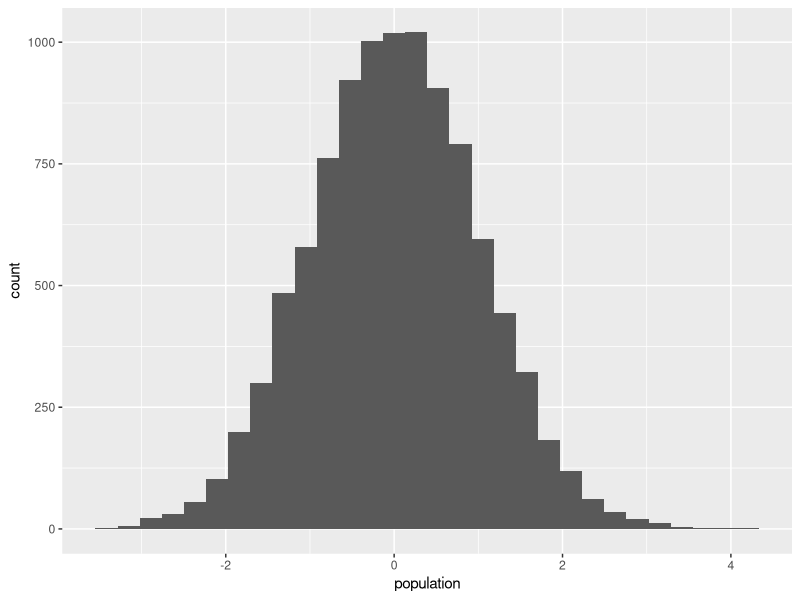
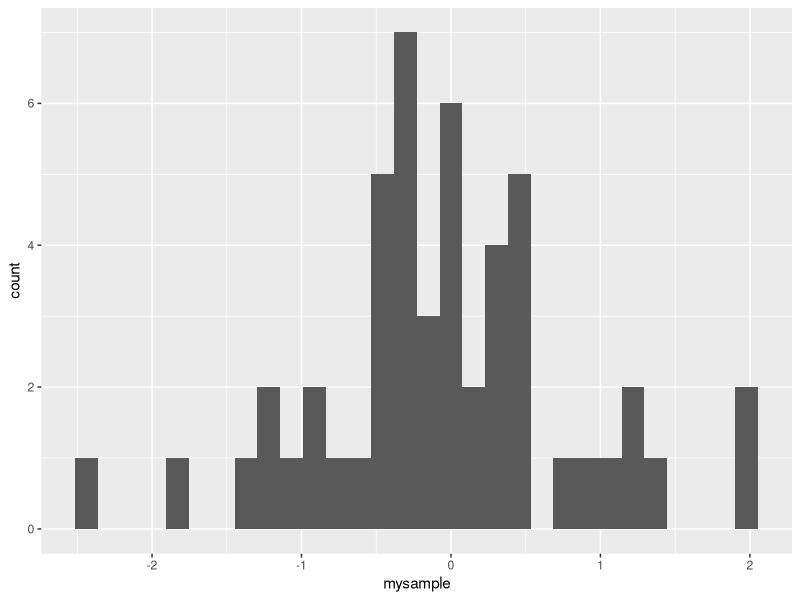
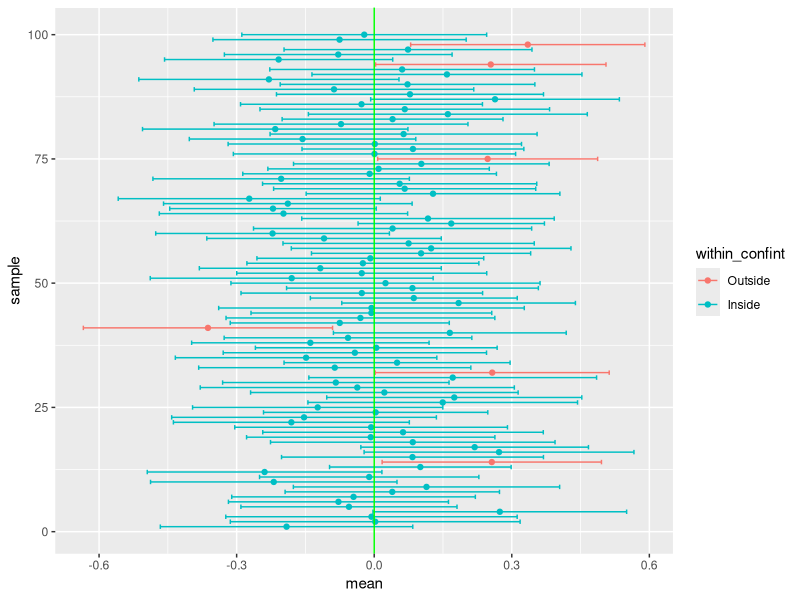
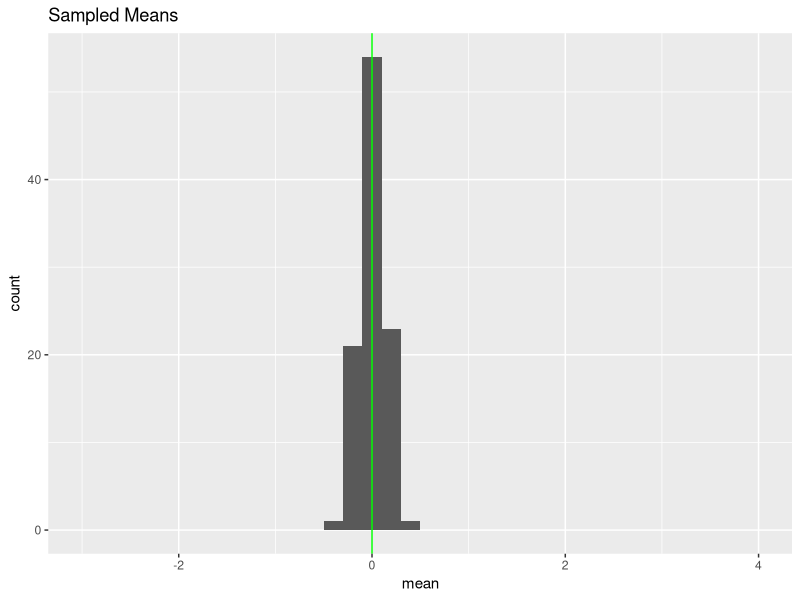
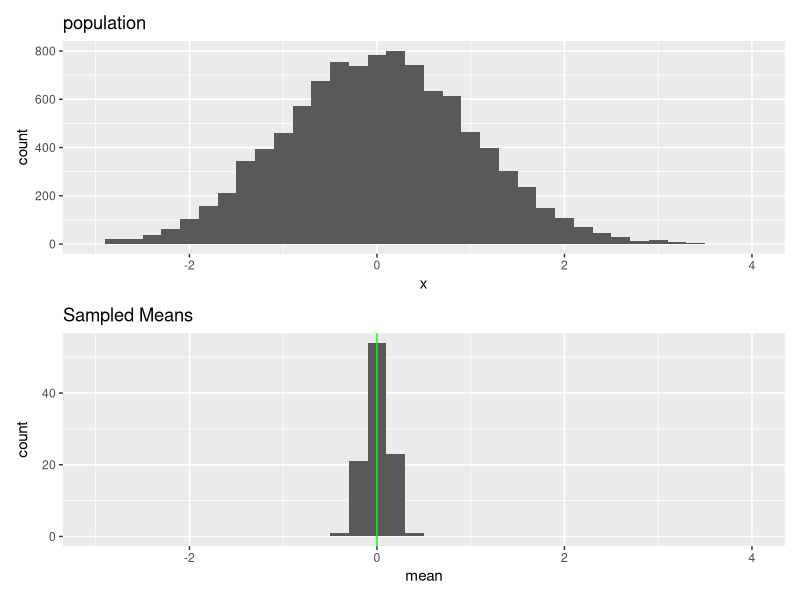

Source code (R) for these figures, in order:
## ---- chunk 1

knitr::opts_chunk$set(message=F, warning=F, comment=NA) #these are just Rmarkdown visual options

## ---- chunk 2

library(ggplot2)

## ---- chunk 3

#random generation for the normal distribution with mean equal to mean and standard deviation equal to sd.
population <- rnorm(10000, mean=0, sd=1)

ggplot() + geom_histogram(aes(population)) #do a simple histogram
## ---- chunk 4
sample_size <- 50 # you can play around with this number

mysample <- sample(population, sample_size) #take a data + a sample size 

ggplot() + geom_histogram(aes(mysample)) #do a simple histogram

## ---- chunk 5
summary(mysample)
## ---- chunk 6

size = 100

#this creates a dataframe with fix parameters (do not need to understand this code)
#rep() juste repeat a number over the number of time you want

# this is are all random number has placeholder for later
mySampleRes <- data.frame(mean=rep(0,size),
                          sd=rep(1,size),
                          sample = rep(NA,size),
                          se=rep(1/sqrt(10),size), 
                          confintLow=rep(0,size),
                          confintHi=rep(0,size))

head(mySampleRes) # all rows are the same for now
## ---- chunk 7

#loop through each row

for (i in 1:size){
  mysample <- sample(population, sample_size)#sample from population, same as above
  mySampleRes$sample[i] <- i #assign an incemental index 
  mySampleRes$mean[i] <- mean(mysample) #calculate the mean of this random sample
  mySampleRes$sd[i] <- sd(mysample) #calculate the standard deviation of this random sample
  mySampleRes$se[i] <- mySampleRes$sd[i]/sqrt(sample_size) #calculate the sampling error of this random sample
  mySampleRes$confintLow[i] <- mySampleRes$mean[i]-1.96*mySampleRes$se[i] #calculate the lower 95% confidence interval of this random sample
  mySampleRes$confintHi[i] <- mySampleRes$mean[i]+1.96*mySampleRes$se[i] #calculate the upper 95% confidence interval of this random sample
}

head(mySampleRes)


# for reference:
# Confidence level Confidence interval (mean ± sampling error)
# 68% mean ± (1.0) x (SE)
# 95% mean ± (1.96) x (SE)
# 99% mean ± (2.58) x (SE) 
# Bonus: Can you describe/explain/visualize why ?
## ---- chunk 8
mySampleRes$within_confint <- factor(mySampleRes$confintLow < 0 & mySampleRes$confintHi > 0, labels = c("Outside", "Inside")) # create variable to check if we have found and estimate (mean) which its confindence intervals doesn't include 0

table(mySampleRes$within_confint)
## ---- chunk 9
mySampleRes
## ---- chunk 10
ggplot(mySampleRes,
       aes(sample,mean,color = within_confint))+
  geom_point()+
  geom_errorbar(aes(ymin = confintLow,ymax = confintHi))+
  geom_hline(yintercept = 0,color = "green")+
  coord_flip()
## ---- chunk 11
p_sample <- ggplot()+
  geom_histogram(data = mySampleRes,
                 aes(x=mean),binwidth = .2) +
  xlim(round(min(population)),round(max(population))) +
  geom_vline(xintercept = 0,color = "green") +
  labs(title = "Sampled Means")

p_sample
## ---- chunk 12
library(patchwork)
#install.packages('patchwork')
p_population <- ggplot()+
                geom_histogram(data = data.frame(x = population),
                               aes(x=x),binwidth = .2)+
                  xlim(round(min(population)),round(max(population)))+
                  labs(title = "population")


p_population / p_sample
